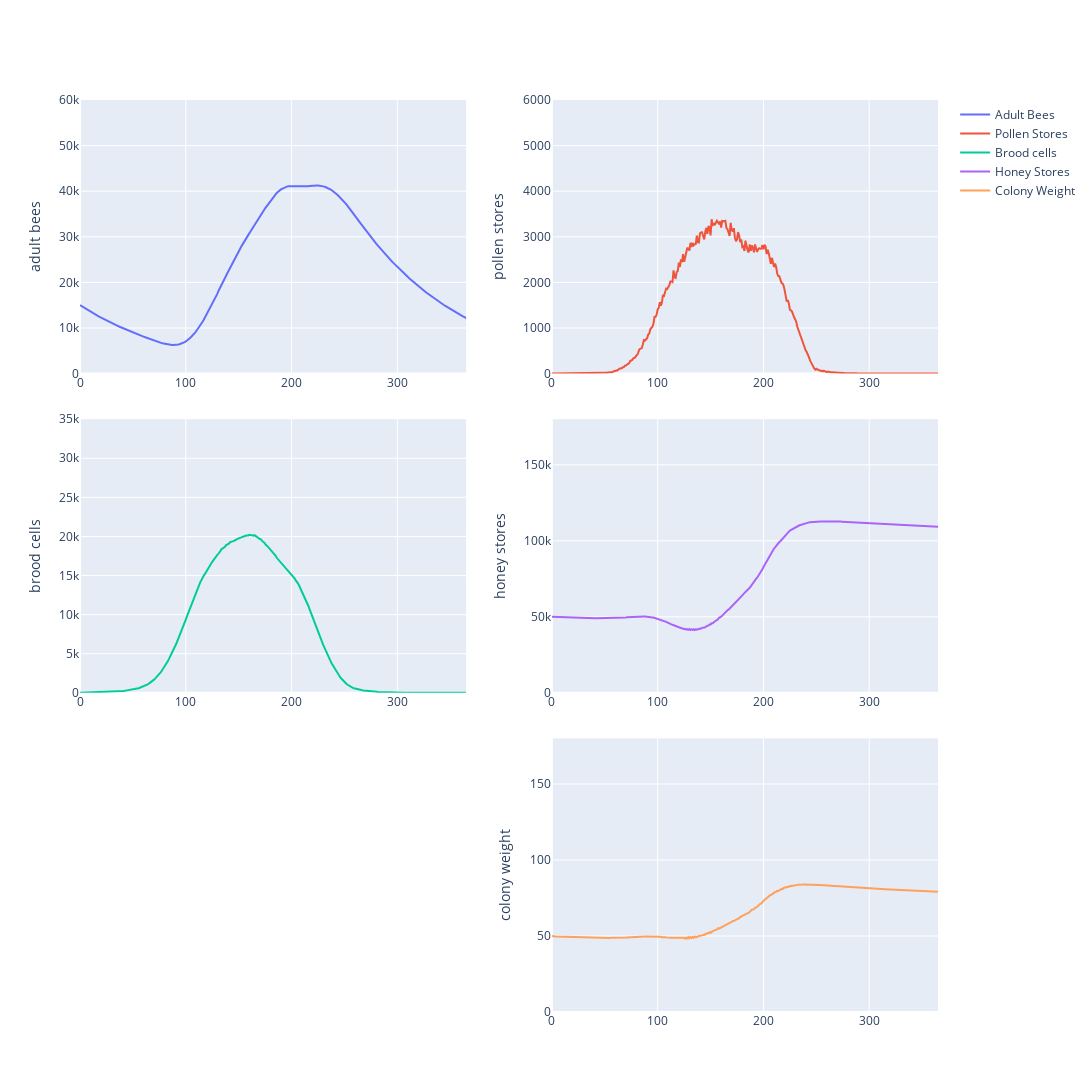

The code cell stored with this chart in its notebook:
### Code cell
fig = make_subplots(rows=3, cols=2, vertical_spacing=0.05)

fig.add_trace(
    go.Scatter(y=res.BEESadult, name="Adult Bees", mode='lines', xaxis="x", yaxis="y1", hovertemplate=" j: %{x} <br> val: %{y:.1f}", showlegend = True),
    row=1, col=1
)
fig.add_trace(
    go.Scatter(y=res.STORESpollen, name="Pollen Stores", mode='lines', xaxis="x", yaxis="y2", hovertemplate=" j: %{x} <br> val: %{y:.1f}",showlegend = True),
    row=1, col=2
)
fig.add_trace(
    go.Scatter(y=res.BroodCells, name="Brood cells", mode='lines', xaxis="x", yaxis="y3", hovertemplate=" j: %{x} <br> val: %{y:.1f}",showlegend = True),
    row=2, col=1
)
fig.add_trace(
    go.Scatter(y=res.STOREShoney, name="Honey Stores", mode='lines', xaxis="x", yaxis="y4", hovertemplate=" j: %{x} <br> val: %{y:.1f}",showlegend = True),
    row=2, col=2
)
fig.add_trace(
    go.Scatter(y=res.WEIGHTcolony, name="Colony Weight", mode='lines', xaxis="x", yaxis="y6", hovertemplate=" j: %{x} <br> val: %{y:.1f}",showlegend = True),
    row=3, col=2
)

fig.update_yaxes(title_text="adult bees", range=[0, 60000], row=1, col=1)
fig.update_yaxes(title_text="pollen stores", range=[0, 6000], row=1, col=2)
fig.update_yaxes(title_text="brood cells", range=[0, 35000], row=2, col=1)
fig.update_yaxes(title_text="honey stores", range=[0, 180000], row=2, col=2)
fig.update_yaxes(title_text="colony weight", range=[0, 180], row=3, col=2)
#fig.update_yaxes(title_text = 'Temp (°C)', ticks="outside", range=[-4, 30], tickwidth=1, nticks=30, tickcolor='crimson', showgrid=False, showline = True,secondary_y=False, spikesnap='cursor',spikethickness=1)
fig.update_layout(autosize=False, height=1200, width=1200)
fig.show()

### Figure 1 — Plotly figure (JSON) as saved in the notebook; plotly's stock layout.template omitted (floating-point values rounded to 4 significant figures; data arrays with more than 128 entries replaced by an {"elided": "..."} marker saying what was removed)
{"data": [{"hovertemplate": " j: %{x} <br> val: %{y:.1f}", "mode": "lines", "name": "Adult Bees", "showlegend": true, "type": "scatter", "xaxis": "x", "y": {"elided": "366 float values"}, "yaxis": "y"}, {"hovertemplate": " j: %{x} <br> val: %{y:.1f}", "mode": "lines", "name": "Pollen Stores", "showlegend": true, "type": "scatter", "xaxis": "x2", "y": {"elided": "366 float values"}, "yaxis": "y2"}, {"hovertemplate": " j: %{x} <br> val: %{y:.1f}", "mode": "lines", "name": "Brood cells", "showlegend": true, "type": "scatter", "xaxis": "x3", "y": {"elided": "366 float values"}, "yaxis": "y3"}, {"hovertemplate": " j: %{x} <br> val: %{y:.1f}", "mode": "lines", "name": "Honey Stores", "showlegend": true, "type": "scatter", "xaxis": "x4", "y": {"elided": "366 float values"}, "yaxis": "y4"}, {"hovertemplate": " j: %{x} <br> val: %{y:.1f}", "mode": "lines", "name": "Colony Weight", "showlegend": true, "type": "scatter", "xaxis": "x6", "y": {"elided": "366 float values"}, "yaxis": "y6"}], "layout": {"autosize": false, "height": 1200, "width": 1200, "xaxis": {"anchor": "y", "domain": [0, 0.45]}, "xaxis2": {"anchor": "y2", "domain": [0.55, 1]}, "xaxis3": {"anchor": "y3", "domain": [0, 0.45]}, "xaxis4": {"anchor": "y4", "domain": [0.55, 1]}, "xaxis5": {"anchor": "y5", "domain": [0, 0.45]}, "xaxis6": {"anchor": "y6", "domain": [0.55, 1]}, "yaxis": {"anchor": "x", "domain": [0.7, 1], "range": [0, 60000], "title": {"text": "adult bees"}}, "yaxis2": {"anchor": "x2", "domain": [0.7, 1], "range": [0, 6000], "title": {"text": "pollen stores"}}, "yaxis3": {"anchor": "x3", "domain": [0.35, 0.65], "range": [0, 35000], "title": {"text": "brood cells"}}, "yaxis4": {"anchor": "x4", "domain": [0.35, 0.65], "range": [0, 180000], "title": {"text": "honey stores"}}, "yaxis5": {"anchor": "x5", "domain": [0, 0.3]}, "yaxis6": {"anchor": "x6", "domain": [0, 0.3], "range": [0, 180], "title": {"text": "colony weight"}}}}
